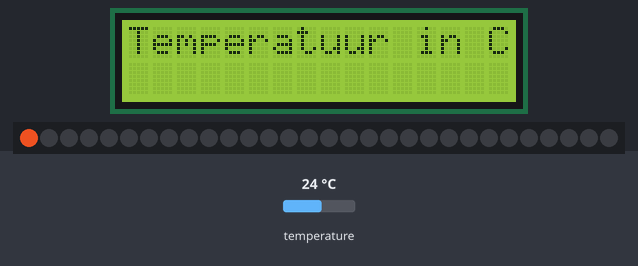
Recording of a sketch running on a simulated Arduino Uno, built with avr-gcc and run on an emulated ATmega328P. Parts: 16×2 character LCD, 30 RGB LEDs in strip order, left to right. The inputs (shaded band) are chosen by the test bench; at power-on: temperature 24 °C.

Above: at 1.02 s.
1.3 s: temperature set to 15.4 °C
At 2.8 s:
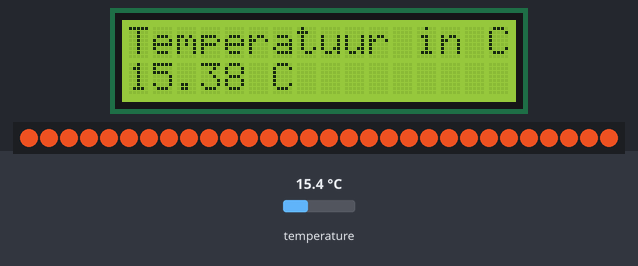
3.5 s: temperature set to 14.3 °C
At 6.0 s:
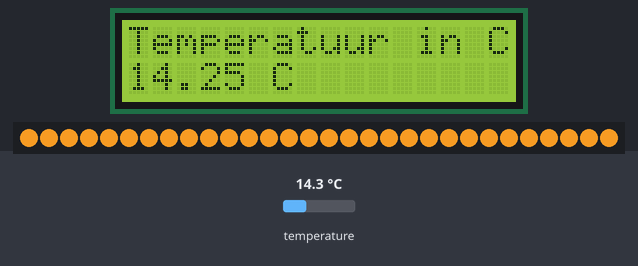
6.5 s: temperature set to 9 °C
At 8.0 s:
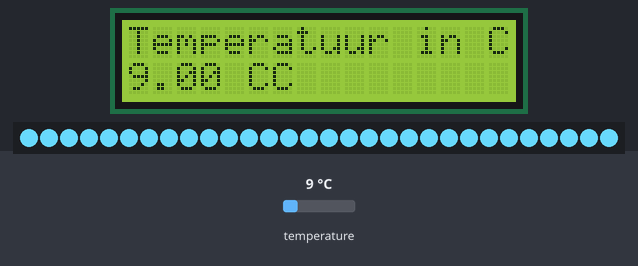
8.5 s: temperature set to 12 °C
At 9.54 s:
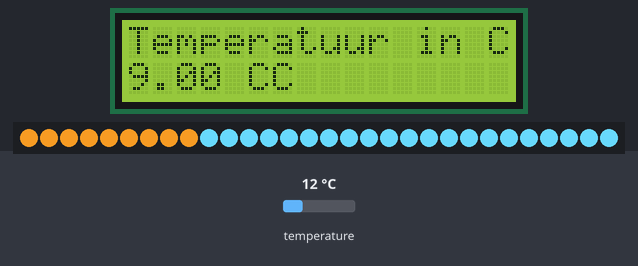
11.5 s: temperature set to 9 °C
At 12.3 s:
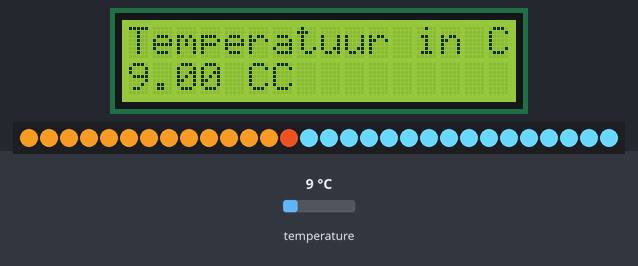
14.2 s: temperature set to 19 °C
At 15.98 s:
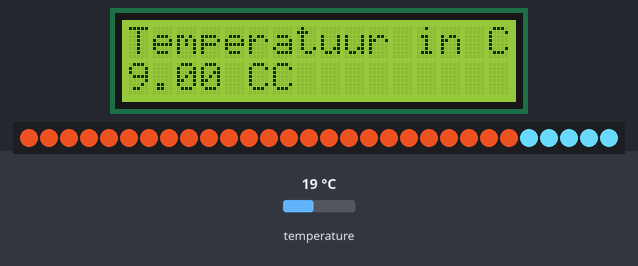
Timing chart, 0 to 17.5 s (numbered marks = the images above; inputs shaded):
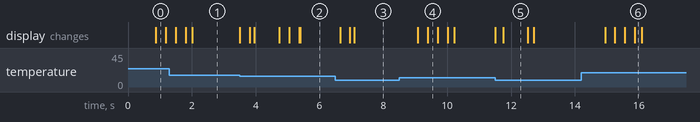

Measured:
- the behaviour switches between 15 and 14.9 °C on temperature (found by bisection; images 1 and 2)

The sketch:

Temperatuur_sensor_met_lcd.ino
```cpp
#include <OneWire.h>
#include <DallasTemperature.h>

// include neopixel library:
#include <Adafruit_NeoPixel.h>
#include <avr/power.h>

// include library code:
#include <LiquidCrystal.h>

// Define NeoPixel requirements
#define PIN            6
#define NUMPIXELS      30

// Data wire is plugged into pin 2 on the Arduino
#define ONE_WIRE_BUS 2

// Initialise RGBStrip
Adafruit_NeoPixel pixels = Adafruit_NeoPixel(NUMPIXELS, PIN, NEO_GRB + NEO_KHZ800);
int delayval = 1; // delay for half a second

 // Initialise LCD Screen on the right ports
// 8-rs
// 9-e
// 10~13 - d4~d7
LiquidCrystal lcd(8,9,10,11,12,13);

// Setup a oneWire instance to communicate with any OneWire devices
// (not just Maxim/Dallas temperature ICs)
OneWire oneWire(ONE_WIRE_BUS);

// Pass our oneWire reference to Dallas Temperature.
DallasTemperature sensors(&oneWire);

void setup(void)
{
  // set up the LCD’s number of columns and rows:
  lcd.begin(16,2);

  lcd.print("Temperatuur in C");

  // Start up the library
  sensors.begin();

  // Start up RGBStrip
  pixels.begin();
}


void loop(void)
{
  // call sensors.requestTemperatures() to issue a global temperature
  // request to all devices on the bus
  sensors.requestTemperatures(); // Send the command to get temperatures

  // use gathered temperature to select the right colour
  for(int i=0;i<NUMPIXELS;i++)
  {
    if(sensors.getTempCByIndex(0) < 10)
    {
      pixels.setPixelColor(i, pixels.Color(101,211,245)); // Green
      pixels.show();
      delay(delayval);
    }
    else if(sensors.getTempCByIndex(0) > 10 && sensors.getTempCByIndex(0) < 15)
    {
      pixels.setPixelColor(i, pixels.Color(229,144,32)); // Orange
      pixels.show();
      delay(delayval);
    }
    else
    {
      pixels.setPixelColor(i, pixels.Color(201,68,28)); // Red
      pixels.show();
      delay(delayval);
    }
  }

  lcd.setCursor(0, 1);
  lcd.print(sensors.getTempCByIndex(0));
  lcd.print(" C");
}
```
